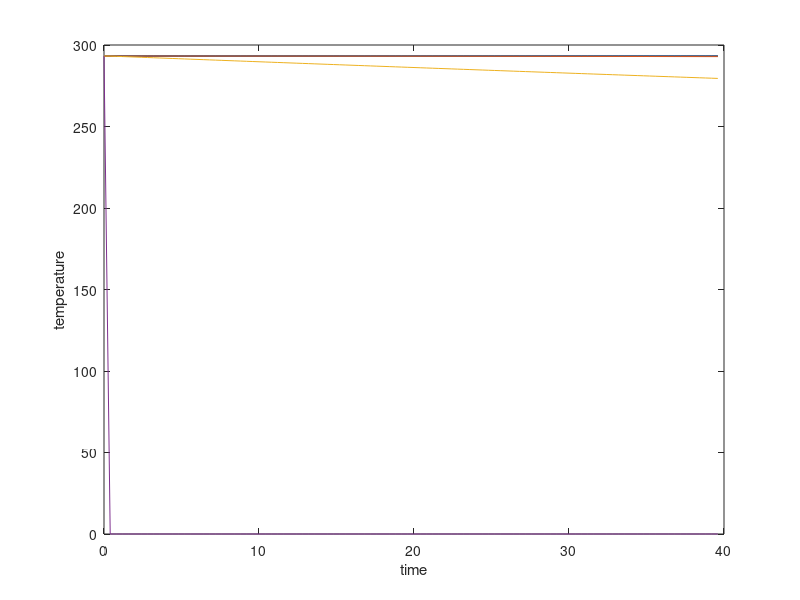
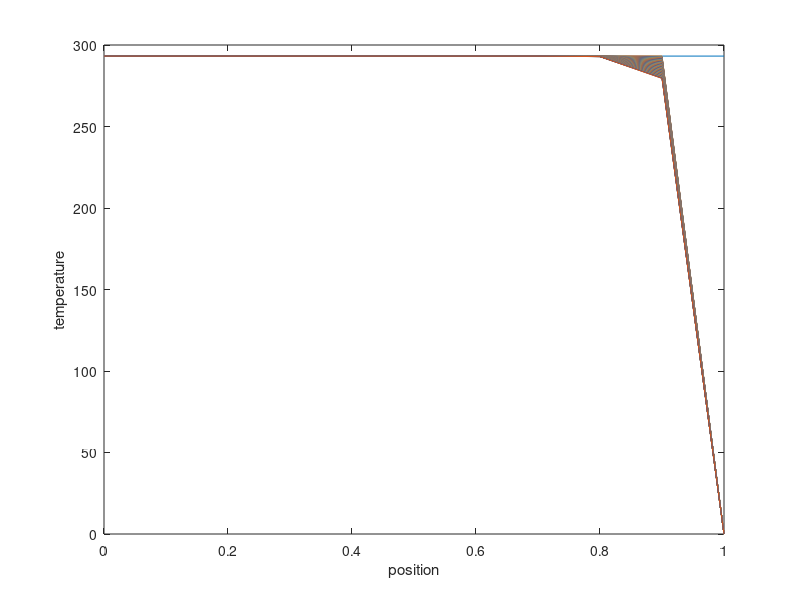

Source code (MATLAB) for these figures, in order:
%20BME091
%20BME090
%20BME092

%1D unsteady heat conduction problem
%20BME091
%Manit Shah
%1D unsteady heat conduction problem
clc
clear all;
%input

L=1;                          % wall length(m)
lambda=5.0;                           % conductivity(W/m-K)
rho=2000;                        % density(kg/m^3)
cp=200;                          % specific heat capacity(J/kg-K)
T_ini=293.2;                      % initial temperature(K)
t_fin=273.2;                      %final temperature
alpha=500;                        % heat transfer coefficient(K)

% Setup time steps
M=100;                            % number of time steps
t=40;
DELTA_t=t/(M);                 % time step duration(s)
for j=1:M
    time(j)=(j-1)*DELTA_t;
end

%Setup nodes
N=10;                              % number of nodes
DELTA_x=L/(N);                   % distance between adjacent nodes
x=0:DELTA_x:L;                   % position of each node
%criteria
DELTA_t_crit_N = DELTA_x*rho*cp/(2*(lambda/DELTA_x+alpha));
if DELTA_t > DELTA_t_crit_N
    disp(' ')
    disp('Time step exeeds the limit');
    return
end

%Initial wall temperatures T(i,1)
for i=1:N+1
   T(i,1)=T_ini;
end
% Step trough time
for j=1:(M-1)
    % Heat flux condition(q=n*(-k*dT/dx))[W/m^2]
    T(1,j+1)=T(1,j)+2*lambda*(T(2,j)-T(1,j))*DELTA_t/(rho*cp*DELTA_x^2);
      for i=2:(N)
           T(i,j+1)=T(i,j)+lambda*(T(i-1,j)+T(i+1,j)-2*T(i,j))*DELTA_t/(rho*cp*DELTA_x^2);
      endfor
      end
%plot
plot(time,T)
xlabel 'time'
ylabel 'temperature'

figure
plot(x,T)
xlabel 'position';
ylabel 'temperature'


